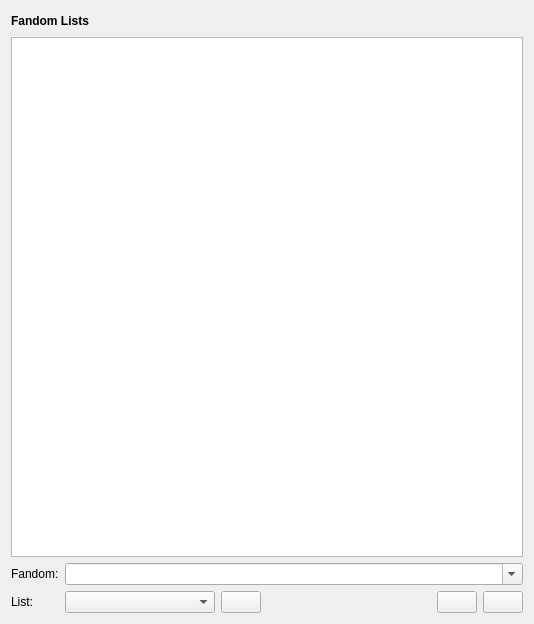
<?xml version="1.0" encoding="UTF-8"?>
<ui version="4.0">
 <class>FandomListWidget</class>
 <widget class="QWidget" name="FandomListWidget">
  <property name="geometry">
   <rect>
    <x>0</x>
    <y>0</y>
    <width>534</width>
    <height>624</height>
   </rect>
  </property>
  <property name="windowTitle">
   <string>Form</string>
  </property>
  <layout class="QVBoxLayout" name="verticalLayout">
   <item>
    <layout class="QHBoxLayout" name="horizontalLayout">
     <item>
      <widget class="QLabel" name="label">
       <property name="sizePolicy">
        <sizepolicy hsizetype="Maximum" vsizetype="Maximum">
         <horstretch>0</horstretch>
         <verstretch>0</verstretch>
        </sizepolicy>
       </property>
       <property name="font">
        <font>
         <weight>75</weight>
         <bold>true</bold>
        </font>
       </property>
       <property name="text">
        <string>Fandom Lists</string>
       </property>
      </widget>
     </item>
     <item>
      <spacer name="horizontalSpacer">
       <property name="orientation">
        <enum>Qt::Horizontal</enum>
       </property>
       <property name="sizeHint" stdset="0">
        <size>
         <width>40</width>
         <height>20</height>
        </size>
       </property>
      </spacer>
     </item>
     <item>
      <widget class="QLabel" name="lblRecentFandomsInfo">
       <property name="sizePolicy">
        <sizepolicy hsizetype="Maximum" vsizetype="Preferred">
         <horstretch>0</horstretch>
         <verstretch>0</verstretch>
        </sizepolicy>
       </property>
       <property name="maximumSize">
        <size>
         <width>24</width>
         <height>24</height>
        </size>
       </property>
       <property name="toolTip">
        <string>&lt;html&gt;&lt;head/&gt;&lt;body&gt;&lt;p&gt;Th&lt;span style=&quot; font-size:10pt;&quot;&gt;ese are just recent searches so that relevant fandoms can be accessed quickly. You can search on all other fandoms by typing them into the combobox next to &amp;quot;Searched Fandom&amp;quot;.&lt;/span&gt;&lt;/p&gt;&lt;/body&gt;&lt;/html&gt;</string>
       </property>
       <property name="text">
        <string/>
       </property>
       <property name="pixmap">
        <pixmap resource="../icons.qrc">:/icons/icons/question1.png</pixmap>
       </property>
       <property name="scaledContents">
        <bool>true</bool>
       </property>
      </widget>
     </item>
    </layout>
   </item>
   <item>
    <widget class="QTreeView" name="tvFandomLists">
     <property name="editTriggers">
      <set>QAbstractItemView::NoEditTriggers</set>
     </property>
     <property name="rootIsDecorated">
      <bool>true</bool>
     </property>
     <property name="uniformRowHeights">
      <bool>true</bool>
     </property>
     <property name="headerHidden">
      <bool>true</bool>
     </property>
     <attribute name="headerVisible">
      <bool>false</bool>
     </attribute>
    </widget>
   </item>
   <item>
    <layout class="QGridLayout" name="gridLayout">
     <item row="1" column="6">
      <spacer name="horizontalSpacer_2">
       <property name="orientation">
        <enum>Qt::Horizontal</enum>
       </property>
       <property name="sizeHint" stdset="0">
        <size>
         <width>40</width>
         <height>20</height>
        </size>
       </property>
      </spacer>
     </item>
     <item row="0" column="0">
      <widget class="QLabel" name="label_2">
       <property name="text">
        <string>Fandom:</string>
       </property>
      </widget>
     </item>
     <item row="1" column="1">
      <widget class="QComboBox" name="cbFandomLists">
       <property name="minimumSize">
        <size>
         <width>150</width>
         <height>0</height>
        </size>
       </property>
      </widget>
     </item>
     <item row="1" column="2">
      <widget class="QPushButton" name="pbAddFandomToSelectedList">
       <property name="sizePolicy">
        <sizepolicy hsizetype="Maximum" vsizetype="Maximum">
         <horstretch>0</horstretch>
         <verstretch>0</verstretch>
        </sizepolicy>
       </property>
       <property name="text">
        <string/>
       </property>
       <property name="icon">
        <iconset resource="../icons.qrc">
         <normaloff>:/icons/icons/add.png</normaloff>:/icons/icons/add.png</iconset>
       </property>
      </widget>
     </item>
     <item row="0" column="1" colspan="8">
      <widget class="QComboBox" name="cbFandoms">
       <property name="sizePolicy">
        <sizepolicy hsizetype="MinimumExpanding" vsizetype="Maximum">
         <horstretch>0</horstretch>
         <verstretch>0</verstretch>
        </sizepolicy>
       </property>
       <property name="editable">
        <bool>true</bool>
       </property>
      </widget>
     </item>
     <item row="1" column="8">
      <widget class="QPushButton" name="pbWhitelistFandom">
       <property name="sizePolicy">
        <sizepolicy hsizetype="Maximum" vsizetype="Maximum">
         <horstretch>0</horstretch>
         <verstretch>0</verstretch>
        </sizepolicy>
       </property>
       <property name="text">
        <string/>
       </property>
       <property name="icon">
        <iconset resource="../icons.qrc">
         <normaloff>:/icons/icons/book_white.png</normaloff>:/icons/icons/book_white.png</iconset>
       </property>
      </widget>
     </item>
     <item row="1" column="0">
      <widget class="QLabel" name="label_3">
       <property name="text">
        <string>List:</string>
       </property>
      </widget>
     </item>
     <item row="1" column="7">
      <widget class="QPushButton" name="pbIgnoreFandom">
       <property name="sizePolicy">
        <sizepolicy hsizetype="Maximum" vsizetype="Maximum">
         <horstretch>0</horstretch>
         <verstretch>0</verstretch>
        </sizepolicy>
       </property>
       <property name="text">
        <string/>
       </property>
       <property name="icon">
        <iconset resource="../icons.qrc">
         <normaloff>:/icons/icons/book_black.png</normaloff>:/icons/icons/book_black.png</iconset>
       </property>
      </widget>
     </item>
    </layout>
   </item>
  </layout>
 </widget>
 <resources>
  <include location="../icons.qrc"/>
 </resources>
 <connections/>
</ui>
